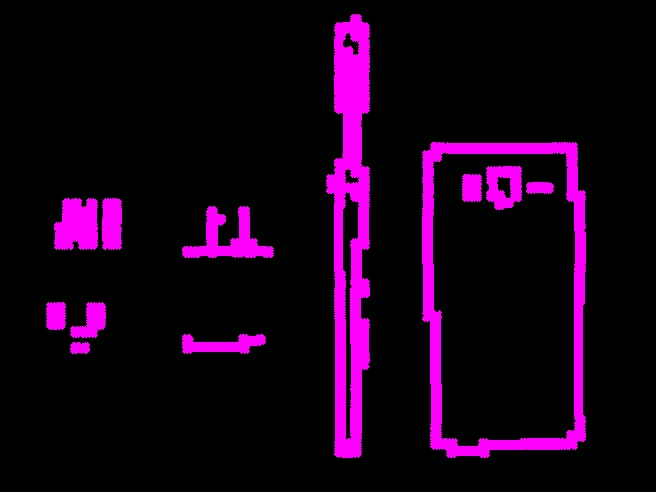
#> input picture Contorno_Tracado_Selecionadas/Contorno_Maior_Area_Realizado_Canny_Bilateral_Filtering_Cinza_Fundo Preto - Ilumi Dia_Claro - Classe A  (1).jpg, 656 x 492 px, found by its file name; its folder holds only this picture in this run
$ jupyter execute --allow-errors EP3_Segmentacao.ipynb   (older library calls are emulated)
#> lines starting #> are read from the running program, lines starting #| are printed output that depends on the picture
### OriginalGrayDataset Gaussian_Blurring, Median_Blurring, Bilateral_Filtering

[cell 1]
import os
import json
import numpy as np
import matplotlib.pyplot as plt
import cv2

# Caminho para o arquivo JSON contendo os dados das imagens
caminho_arquivo_json = r'C:\Users\josef\Desktop\EP2\Metadados_Cinza_Salvo.json'

# [33 lines left out: function Gaussian_Blurring_Median_Blurring_Bilateral_Filtering, not called in this run]

diretorio_atual = os.getcwd()

# Carregar dados do arquivo JSON
#> (the rest of this cell did not finish here and is left out)

### OriginalGrayDataset Thresholding, Canny Edge Detection e Marr-Hildreth Edge Detection

[cell 2]
import os
import json
import numpy as np
import matplotlib.pyplot as plt
import cv2

# [48 lines left out: function Gaussian_Blurring_Median_Blurring_Bilateral_Filtering, not called in this run]


# Caminho para o arquivo JSON contendo os dados das imagens
diretorio_atual = os.getcwd()
json_file_path = os.path.join(diretorio_atual, 'Metadados_3_Suavizacoes_Salvo.json')


# Carregar dados do arquivo JSON
#> (the rest of this cell did not finish here and is left out)

### OriginalGrayDataset Contorno, Area, Maior Area

[cell 3]
import os
import json
import numpy as np
import cv2

# [40 lines left out: function Contornos, not called in this run]

# Caminho para o arquivo JSON contendo os dados das imagens
diretorio_atual = os.getcwd()
caminho_arquivo_json = os.path.join(diretorio_atual, 'Metadados_3_Binarizacao_Salvo.json')

# Carregar dados do arquivo JSON
#> (the rest of this cell did not finish here and is left out)

# Criando Metadados com as imagens selecionadas

[cell 4]
import os
import json
from PIL import Image

diretorio_imagens_escolhidas = r'C:\Users\josef\Desktop\EP3\Contorno_Tracado_Selecionadas'

def obter_fundo(nome_arquivo):
    if 'Fundo Branco' in nome_arquivo:
        return 'Branco'
    elif 'Fundo Preto' in nome_arquivo:
        return 'Preto'
    elif 'Fundo Rosa' in nome_arquivo:
        return 'Rosa'
    elif 'Fundo Verde' in nome_arquivo:
        return 'Verde'
    else:
        return 'Desconhecido'

def obter_luminosidade(nome_arquivo):
    if 'Dia_Claro' in nome_arquivo:
        return 'Dia_Claro'
    elif 'Dia_Escuro' in nome_arquivo:
        return 'Dia_Escuro'
    elif 'Noite_Claro' in nome_arquivo:
        return 'Noite_Claro'
    elif 'Noite_Escuro' in nome_arquivo:
        return 'Noite_Escuro'
    else:
        return 'Desconhecido'

def obter_classe(nome_arquivo):
    if 'Classe A' in nome_arquivo:
        return ["Tampa_Celular", "Escova_de_Dente", "Carregador", "Tomada"]
    elif 'Classe B' in nome_arquivo:
        return ["Coracao", "Quadrado_Preto", "Moeda_1"]
    elif 'Classe C' in nome_arquivo:
        return ["Moeda_Prateada", "Pedra_Transparente", "Pedra_Esverdeada", "Pedra_Amarela"]
    else:
        return 'Desconhecido'

def obter_informacoes_imagens(diretorio):
    informacoes_imagens = {}
    for filename in os.listdir(diretorio):
        if filename.endswith('.jpg') or filename.endswith('.jpeg') or filename.endswith('.png'):
            try:
                imagem_path = os.path.join(diretorio, filename)
                with Image.open(imagem_path) as img:
#> img is the input picture: PIL image 656x492 RGB; mean R, G, B 24.4, 0.7, 24.3
                    informacoes_imagens[filename] = {
                        'Fundo': obter_fundo(filename),
                        'Luminosidade': obter_luminosidade(filename),
                        'Classes': obter_classe(filename),
                        'Processamento': 'Escala_Cinza',
                        'Caminho': imagem_path,
                        'Tipo de Binarizacao': 'Threshold'
                    }
            except Exception as e:
                print(f"Erro ao processar imagem {filename}: {e}")
    return informacoes_imagens

# Chamada da função para obter as informações das imagens
imagens_info = obter_informacoes_imagens(diretorio_imagens_escolhidas)

# Caminho para salvar o arquivo JSON
diretorio_atual = os.getcwd()
saida_json = os.path.join(diretorio_atual, 'Metadados_Threshold_Contornos_Escolhidas.json')

# Salvando as informações em um arquivo JSON
with open(saida_json, 'w') as outfile:
    json.dump(imagens_info, outfile, indent=2)

print(f'Arquivo JSON salvo com sucesso em: {saida_json}')

### Extração Caracteristicas Metadados_Cinza_Gaussian_Blurring_Threshold_Contornos_Escolhidas

[cell 5]
from skimage.measure import label, regionprops
import os
import json
import numpy as np
import matplotlib.pyplot as plt
import cv2

def Extracao(categoria, nome_arquivo, imagem_original):
#> called with categoria = 'Preto_Dia_Claro'
    if len(imagem_original.shape) > 2:
        imagem_cinza = cv2.cvtColor(imagem_original, cv2.COLOR_BGR2GRAY)
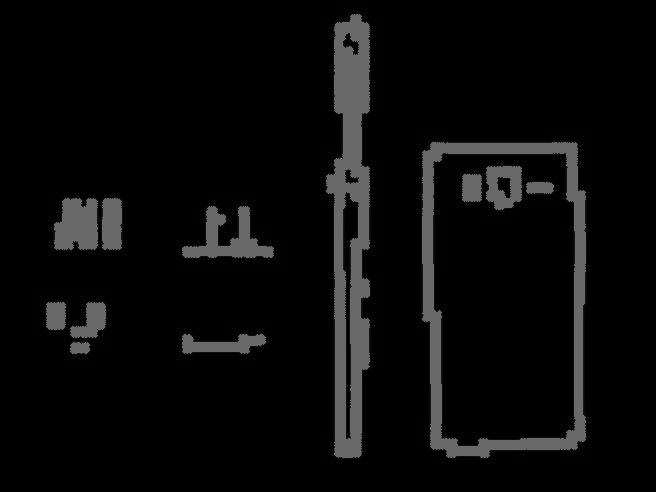
#> imagem_cinza: shape (492, 656); min 0, max 112, mean 10.5
    else:
        imagem_cinza = imagem_original.copy()

    label_img = label(imagem_cinza, connectivity=2)
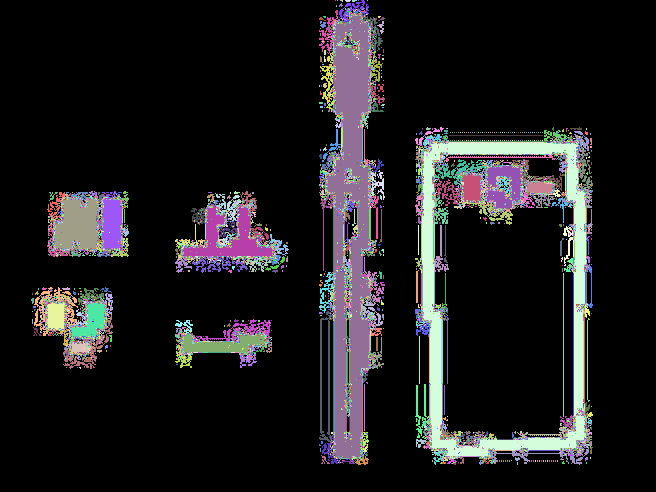
#> label_img: shape (492, 656) int64; 10512 distinct labels, from 0 to 10511; one colour per label, 0 black
    props = regionprops(label_img)
#> props = 10511 regions

    return props

# Caminho para o arquivo JSON contendo os dados das imagens
diretorio_atual = os.getcwd()
caminho_arquivo_json = os.path.join(diretorio_atual, "Metadados_Threshold_Contornos_Escolhidas.json")

# Carregar dados do arquivo JSON
with open(caminho_arquivo_json, 'r') as arquivo:
    Metadados = json.load(arquivo)

# Percorre os metadados e converte cada imagem para escala de cinza
for nome_imagem, dados_imagem in Metadados.items():
    categoria = f"{dados_imagem['Fundo']}_{dados_imagem['Luminosidade']}"

    try:
        caminho_completo_imagem = dados_imagem['Caminho']  # Usar o caminho fornecido no JSON
        imagem_original = cv2.imread(caminho_completo_imagem)

        # Chame a função Extracao para processar a imagem
        caracteristicas = Extracao(categoria, caminho_completo_imagem, imagem_original)
#> caracteristicas = 10511 regions

        # [8 lines of commented-out code are left out]

    except Exception as e:
        print(f"Erro ao processar {nome_imagem}: {str(e)}")

[cell 6]
from skimage.measure import label, regionprops
import os
import json
import numpy as np
import cv2
import pandas as pd

def Extracao(categoria, nome_arquivo, imagem_original):

#> called with categoria = 'Preto_Dia_Claro'
    if len(imagem_original.shape) > 2:
        imagem_cinza = cv2.cvtColor(imagem_original, cv2.COLOR_BGR2GRAY)
    else:
        imagem_cinza = imagem_original.copy()

    label_img = label(imagem_cinza, connectivity=2)
    props = regionprops(label_img)
#> props = 10511 regions

    return props

# Caminho para o arquivo JSON contendo os dados das imagens
diretorio_atual = os.getcwd()
caminho_arquivo_json = os.path.join(diretorio_atual, "Metadados_Threshold_Contornos_Escolhidas.json")

# Lista para armazenar as linhas da tabela
tabela_dados = []

# Carregar dados do arquivo JSON
with open(caminho_arquivo_json, 'r') as arquivo:
    Metadados = json.load(arquivo)

# Percorre os metadados e converte cada imagem para escala de cinza
for nome_imagem, dados_imagem in Metadados.items():
    categoria = f"{dados_imagem['Fundo']}_{dados_imagem['Luminosidade']}"

    try:
        caminho_completo_imagem = dados_imagem['Caminho']  # Usar o caminho fornecido no JSON
        imagem_original = cv2.imread(caminho_completo_imagem)

        # Chame a função Extracao para processar a imagem
        caracteristicas = Extracao(categoria, caminho_completo_imagem, imagem_original)

        # Preencher os dados da tabela com as características de cada região
        for prop in caracteristicas:
            obj_id = prop.label
            classe = categoria
            n_contorno = len(prop.coords)
            area = prop.area
            diameter = prop.equivalent_diameter
            minor_axis = prop.minor_axis_length
            imagem = os.path.splitext(os.path.basename(caminho_completo_imagem))[0]

            # Adicionar os dados como uma linha na tabela
            tabela_dados.append([obj_id, classe, n_contorno, area, diameter, minor_axis, imagem])
#> this loop made 10511 passes
#> (n_contorno, area, diameter, minor_axis) on passes 7, 60: (199, 199, 15.92, 16.15), (10411, 10411, 115.1, 39.4)
#> after the loop, tabela_dados = 10511 items

    except Exception as e:
        print(f"Erro ao processar {nome_imagem}: {str(e)}")

# Criar um DataFrame pandas com os dados coletados
df = pd.DataFrame(tabela_dados, columns=['Objeto', 'Classe', 'n_contorno', 'Área', 'Diâmetro', 'Minor', 'Imagem'])
#> df = table of 10511 rows and 7 columns

# Exibir a tabela final
print(df)
#> (printed output is left out)

### Extração de Características OriginalGrayDataset Gaussian_Blurring Thresholding

[cell 7]
from skimage.measure import label, regionprops
import os
import json
import numpy as np
import cv2
import pandas as pd

def Extracao(categoria, nome_arquivo, imagem_original):
    # Converter imagem para escala de cinza se não estiver
#> called with categoria = 'Preto_Dia_Claro'
    if len(imagem_original.shape) > 2:
        imagem_cinza = cv2.cvtColor(imagem_original, cv2.COLOR_BGR2GRAY)
    else:
        imagem_cinza = imagem_original.copy()

    # Rotular regiões conectadas na imagem em escala de cinza
    label_img = label(imagem_cinza, connectivity=2)

    # Extrair propriedades das regiões rotuladas
    props = regionprops(label_img)
#> props = 10511 regions

    # Ordenar os contornos por área em ordem decrescente
    areas = [prop.area for prop in props]
#> areas = 10511 values, max 10411 at index 59, min 1 at index 0, mean 5.53
    props = [props[i] for i in np.argsort(areas)[::-1]]  # Ordenar props pelo tamanho das áreas em ordem decrescente

    # Atribuir identificadores aos objetos
    for i, prop in enumerate(props):
        prop.obj_id = i  # Atribuir um identificador único para cada objeto encontrado

    return props

def obter_classe(nome_arquivo):
    if 'Classe A' in nome_arquivo:
        return ["Tampa_Celular", "Escova_de_Dente", "Carregador", "Tomada"]
    elif 'Classe B' in nome_arquivo:
        return ["Coracao", "Quadrado_Preto", "Moeda_1"]
    elif 'Classe C' in nome_arquivo:
        return ["Moeda_Prateada", "Pedra_Transparente", "Pedra_Esverdeada", "Pedra_Amarela"]
    else:
        return 'Desconhecido'

# Caminho para o arquivo JSON contendo os dados das imagens
diretorio_atual = os.getcwd()
caminho_arquivo_json = os.path.join(diretorio_atual, "Metadados_Threshold_Contornos_Escolhidas.json")

# Lista para armazenar as linhas da tabela
tabela_dados = []

# Carregar dados do arquivo JSON
with open(caminho_arquivo_json, 'r') as arquivo:
    Metadados = json.load(arquivo)

# Percorre os metadados e converte cada imagem para escala de cinza
for nome_imagem, dados_imagem in Metadados.items():
    categoria = f"{dados_imagem['Fundo']}_{dados_imagem['Luminosidade']}"

    try:
        caminho_completo_imagem = dados_imagem['Caminho']  # Usar o caminho fornecido no JSON
        imagem_original = cv2.imread(caminho_completo_imagem)

        # Chame a função Extracao para processar a imagem
        caracteristicas = Extracao(categoria, caminho_completo_imagem, imagem_original)

        # Preencher os dados da tabela com as características de cada região
        for prop in caracteristicas:
            obj_id = obter_classe(nome_imagem)
            classe = obter_classe(nome_imagem)
            n_contorno = len(prop.coords)
            area = prop.area
            diameter = prop.equivalent_diameter
            minor_axis = prop.minor_axis_length
            imagem = os.path.splitext(os.path.basename(caminho_completo_imagem))[0]

            # Adicionar os dados como uma linha na tabela
            tabela_dados.append([obj_id, classe, n_contorno, area, diameter, minor_axis, imagem])
#> this loop made 10511 passes
#> (n_contorno, area, diameter, minor_axis) on passes 1 to 3: (10411, 10411, 115.1, 39.4), (8954, 8954, 106.8, 256.6), (1708, 1708, 46.63, 56.92)

    except Exception as e:
        print(f"Erro ao processar {nome_imagem}: {str(e)}")

# Criar um DataFrame pandas com os dados coletados
df = pd.DataFrame(tabela_dados, columns=['Objeto', 'Classe', 'n_contorno', 'Área', 'Diâmetro', 'Minor', 'Imagem'])

# Exibir a tabela final
print(df)
#> (printed output is left out)

$ run again, on Contorno_Tracado_Selecionadas/Contorno_Maior_Area_Realizado_Canny_Bilateral_Filtering_Cinza_Fundo Preto - Ilumi Dia_Escuro - Classe A  (3).jpg
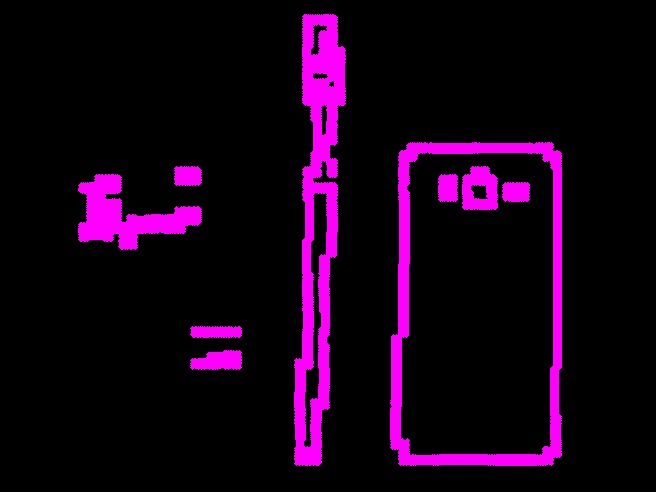
#> input picture Contorno_Tracado_Selecionadas/Contorno_Maior_Area_Realizado_Canny_Bilateral_Filtering_Cinza_Fundo Preto - Ilumi Dia_Escuro - Classe A  (3).jpg, 656 x 492 px, found by its file name
#> in obter_informacoes_imagens, img is the input picture: PIL image 656x492 RGB; mean R, G, B 23.4, 0.7, 23.3
#> in Extracao, `imagem_cinza = cv2.cvtColor(imagem_original, cv2.COLOR_BGR2GRAY)`:
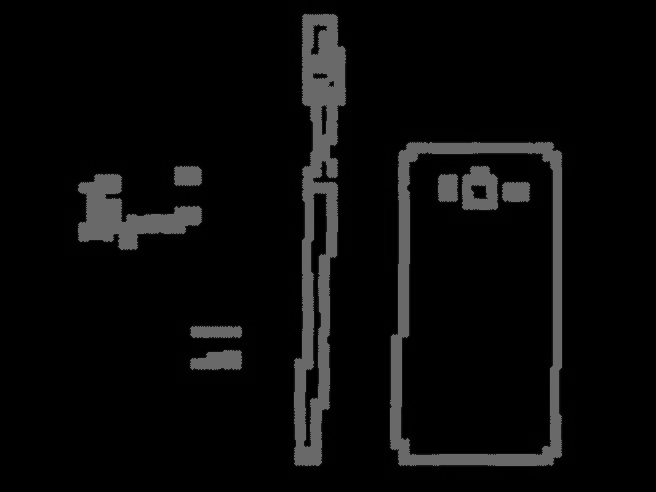
#> imagem_cinza: shape (492, 656); min 0, max 112, mean 10.1
#> in Extracao, `label_img = label(imagem_cinza, connectivity=2)`:
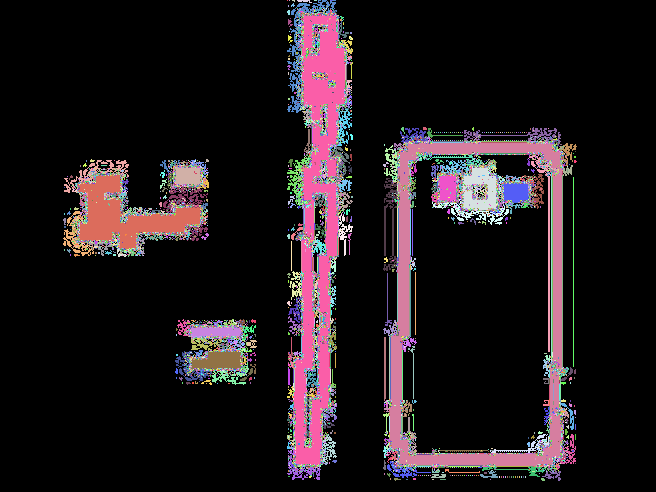
#> label_img: shape (492, 656) int64; 10672 distinct labels, from 0 to 10671; one colour per label, 0 black
#> in Extracao, `props = regionprops(label_img)`: props = 10671 regions
#> the loop `for prop in caracteristicas:` made 10671 passes
#> (n_contorno, area, diameter, minor_axis) on passes 4, 6: (26, 26, 5.75, 2.49), (804, 804, 32, 37.3)
#> after the loop `for prop in caracteristicas:`: tabela_dados = 10671 items
#> df = table of 10671 rows and 7 columns
#> (printed output is left out)
#> in Extracao, `props = regionprops(label_img)`: props = 10671 regions
#> areas = 10671 values, max 9717 at index 116, min 1 at index 0, mean 5.26
#> the loop `for prop in caracteristicas:` made 10671 passes
#> (n_contorno, area, diameter, minor_axis) on passes 1 to 3: (9717, 9717, 111.2, 42.37), (8970, 8970, 106.9, 270.2), (3686, 3686, 68.51, 65.4)
#> (printed output is left out)

$ run again, on Contorno_Tracado_Selecionadas/Contorno_Maior_Area_Realizado_Canny_Bilateral_Filtering_Cinza_Fundo Preto - Ilumi Dia_Escuro - Classe A  (4).jpg
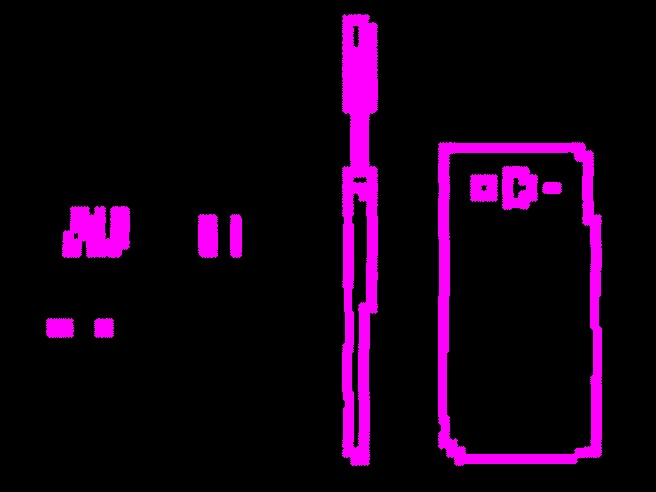
#> input picture Contorno_Tracado_Selecionadas/Contorno_Maior_Area_Realizado_Canny_Bilateral_Filtering_Cinza_Fundo Preto - Ilumi Dia_Escuro - Classe A  (4).jpg, 656 x 492 px, found by its file name
#> in obter_informacoes_imagens, img is the input picture: PIL image 656x492 RGB; mean R, G, B 22.1, 0.6, 22
#> in Extracao, `imagem_cinza = cv2.cvtColor(imagem_original, cv2.COLOR_BGR2GRAY)`:
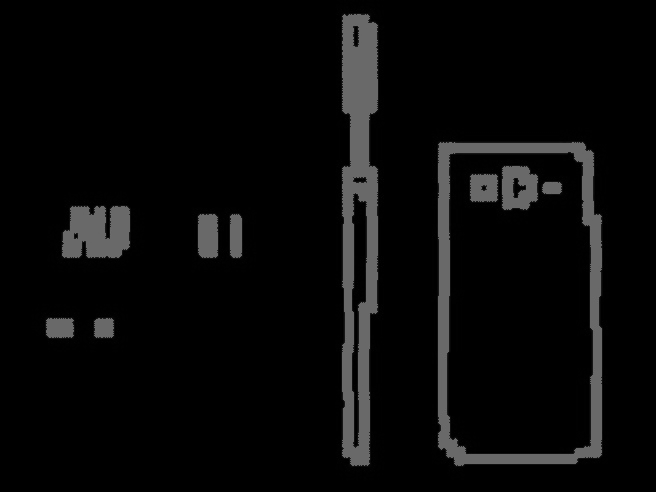
#> imagem_cinza: shape (492, 656); min 0, max 112, mean 9.5
#> in Extracao, `label_img = label(imagem_cinza, connectivity=2)`:
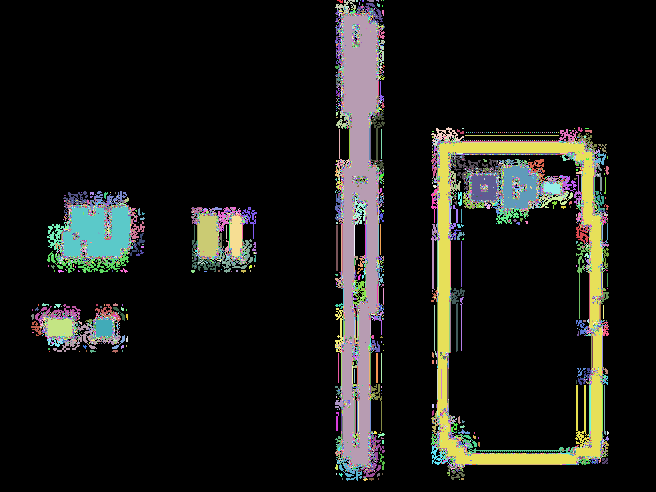
#> label_img: shape (492, 656) int64; 8680 distinct labels, from 0 to 8679; one colour per label, 0 black
#> in Extracao, `props = regionprops(label_img)`: props = 8679 regions
#> the loop `for prop in caracteristicas:` made 8679 passes
#> (n_contorno, area, diameter, minor_axis) on passes 3, 14, 42: (98, 98, 11.17, 12.21), (153, 153, 13.96, 14.83), (142, 142, 13.45, 6.21)
#> after the loop `for prop in caracteristicas:`: tabela_dados = 8679 items
#> df = table of 8679 rows and 7 columns
#> (printed output is left out)
#> in Extracao, `props = regionprops(label_img)`: props = 8679 regions
#> areas = 8679 values, max 10119 at index 138, min 1 at index 3, mean 5.87
#> the loop `for prop in caracteristicas:` made 8679 passes
#> (n_contorno, area, diameter, minor_axis) on passes 1 to 3: (10119, 10119, 113.5, 38.82), (8707, 8707, 105.3, 264), (2466, 2466, 56.03, 53.96)
#> (printed output is left out)
